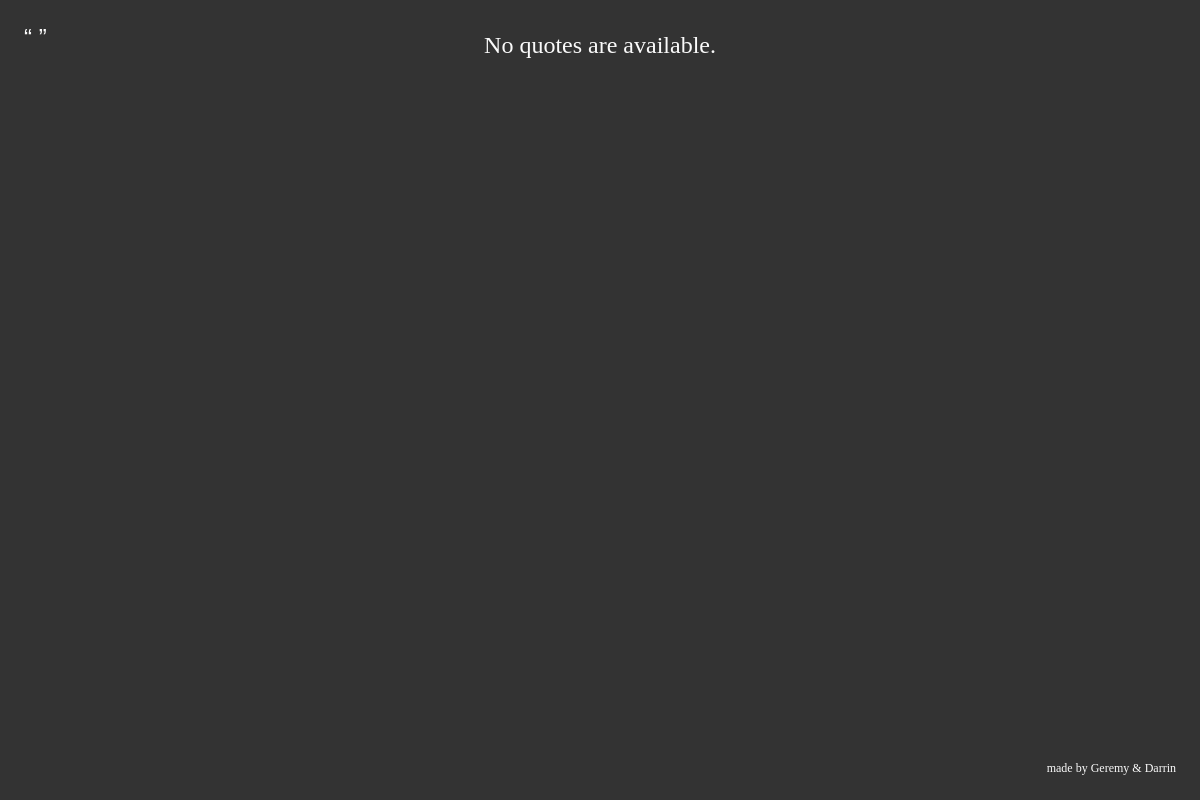
Page /quotes/ on the earlier database version.
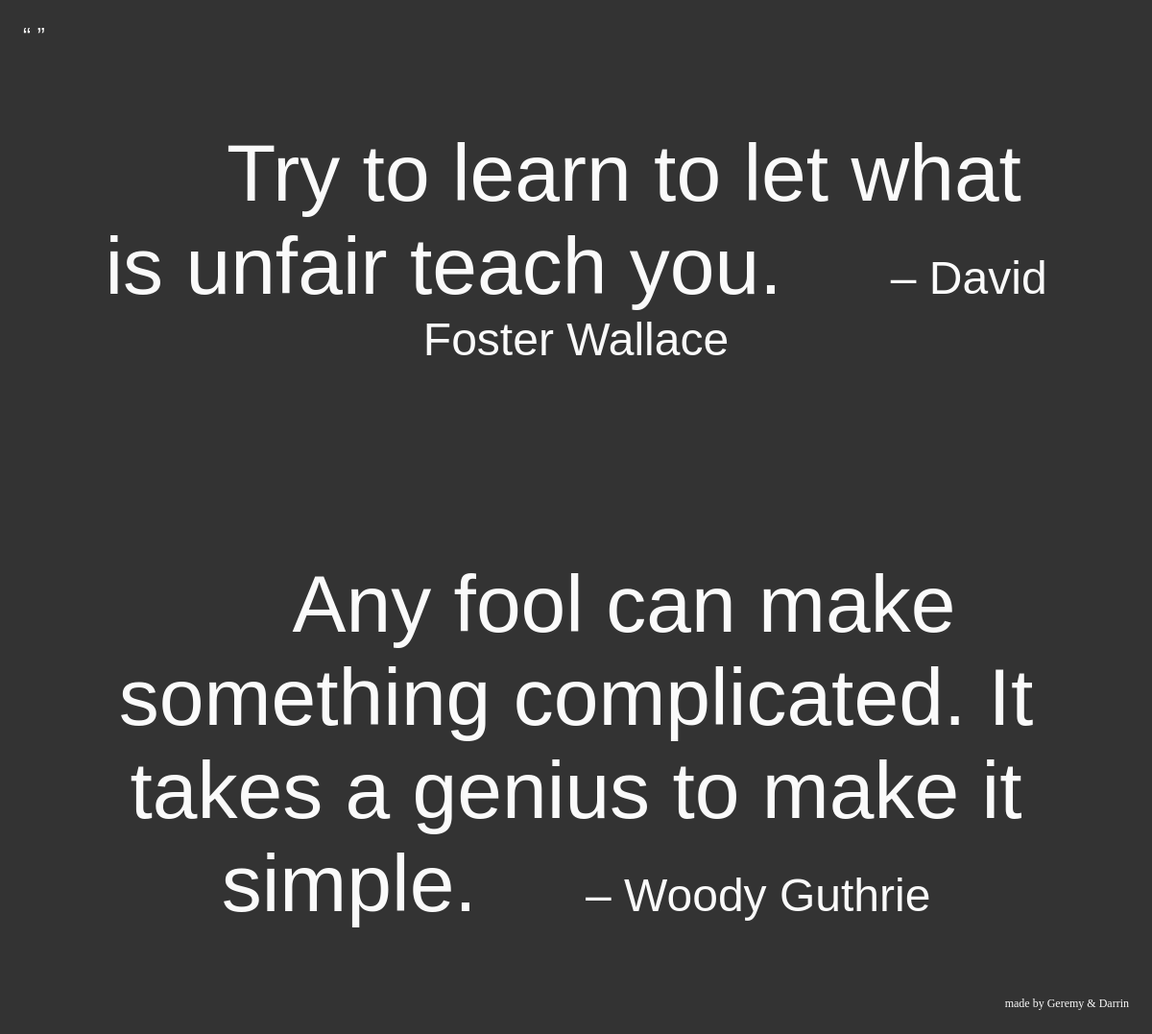
Same page on the later database version.
### people/models.py (models this page shows, shortened)
class Quote(models.Model):
    person = models.ForeignKey(Person)
    slug = models.SlugField()
    quote_text = models.TextField()
    source = models.TextField()
    topics = models.CharField(max_length=200)
    date = models.CharField(max_length=5)
    pub_date = models.DateTimeField('date published', default=datetime.datetime.now())
    updated_date = models.DateTimeField(default=datetime.datetime.now())

class Person(models.Model):
    person_name = models.CharField(max_length=200)
    slug = models.SlugField()
    wiki = models.URLField('Authors Wikipedia Page')
    pub_date = models.DateTimeField('date published',default=datetime.datetime.now())
    updated_date = models.DateTimeField(default=datetime.datetime.now())
    def __str__(self):              # __unicode__ on Python 2
        return self.person_name

### people/views.py (the view)
# urls.py: url(r'^quotes/', views.quotes_list, name='quotes_list'),
def quotes_list(request):
    latest_quotes_list = Quote.objects.order_by('-pub_date')[:50]
    context = {'latest_quotes_list': latest_quotes_list}
    return render(request, 'people/index.html', context)

### people/templates/people/index.html
{% extends "base.html" %}
{% block content %}
    {% if latest_quotes_list %}
        <ul>
        {% for quote in latest_quotes_list %}
            <li><a class="quote" href="{% url 'quote_detail' quote.person.id quote.id %}">{{ quote.quote_text }}</a> – <a class="person" href="{% url 'person_detail' quote.person.id %}"> {{ quote.person }}</a></li>
        {% endfor %}
        </ul>
    {% else %}
        <p>No quotes are available.</p>
    {% endif %}
{% endblock content %}

Differences in the rows shown:
added Quote: quote_text "Try to learn to let what is unfair teach you.", person "David Foster Wallace"
added Quote: quote_text "Any fool can make something complicated. It takes a genius to make it simple.", person "Woody Guthrie"
Other differences:
text no longer shown: "No quotes are available."
